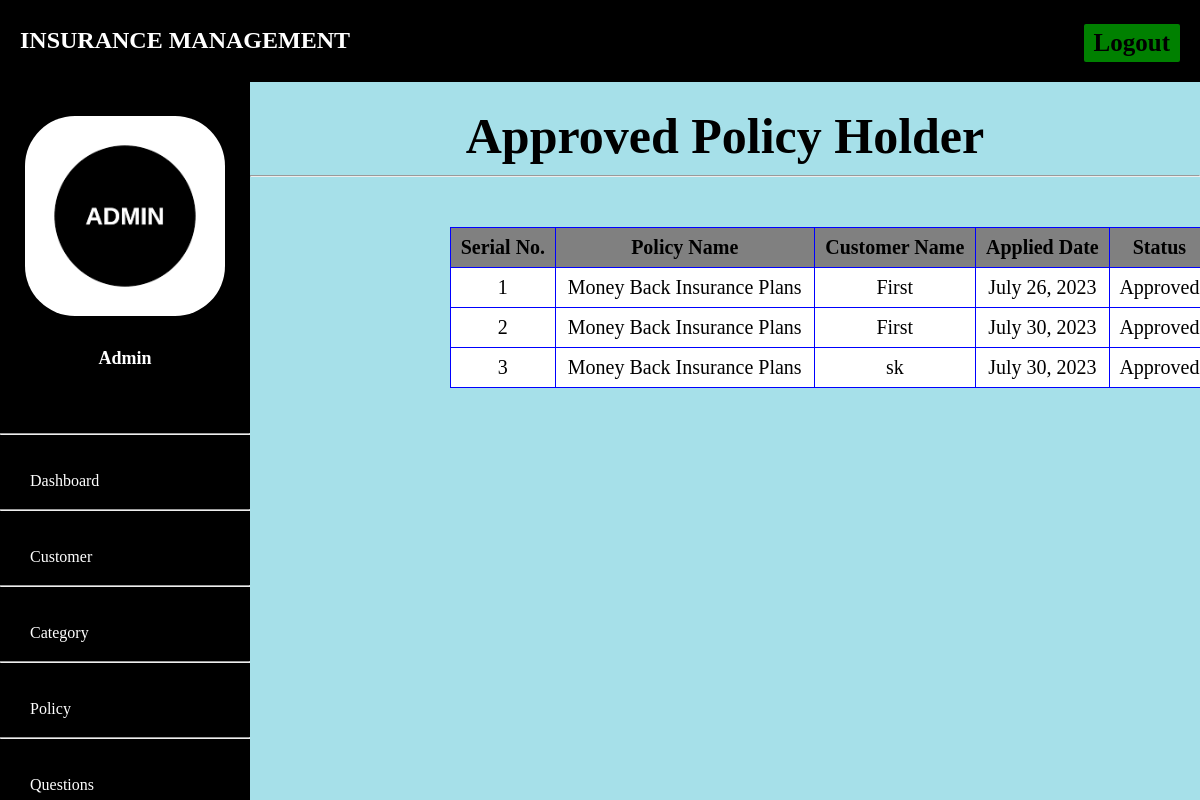
Screenshot of /admin-view-approved-policy-holder with the database file from the repository.
### admins/models.py (models this page shows, shortened)
class PolicyRecord(models.Model):
    customer= models.ForeignKey(Customer, on_delete=models.CASCADE)
    Policy= models.ForeignKey(Policy, on_delete=models.CASCADE)
    status = models.CharField(max_length=100,default='Pending')
    creation_date =models.DateField(auto_now=True)

class Policy(models.Model):
    category= models.ForeignKey('Category', on_delete=models.CASCADE)
    policy_name=models.CharField(max_length=200)
    sum_assurance=models.PositiveIntegerField()
    premium=models.PositiveIntegerField()
    tenure=models.PositiveIntegerField()
    creation_date =models.DateField(auto_now=True)
    def __str__(self):
        return self.policy_name

### customer/models.py (models this page shows, shortened)
class Customer(models.Model):
    user=models.OneToOneField(User,on_delete=models.CASCADE)
    profile_pic= models.ImageField(upload_to='profile_pic',null=True,blank=True)
    address = models.CharField(max_length=40)
    mobile = models.CharField(max_length=20,null=False)
    def __str__(self):
        return self.user.first_name

### admins/views.py (the view)
# urls.py: path('admin-view-approved-policy-holder', views.admin_view_approved_policy_holder,name='admin-view-approved-policy-holder'),
def admin_view_approved_policy_holder(request):
    policyrecords = models.PolicyRecord.objects.all().filter(status='Approved')
    return render(request,'admin_view_approved_policy_holder.html',{'policyrecords':policyrecords})

### admins/templates/admin_view_approved_policy_holder.html (shortened to what this page needs)
{% extends 'adminbase.html' %}
{% block content %}
{%load static%}
<div class="container">
    <h6 class="heading">Approved Policy Holder</h6><hr>
    <table class="table table-hover" id="dev-table">
      <thead>
        <tr>
          <th>Serial No.</th>
          <th>Policy Name</th>
          <th>Customer Name</th>
          <th> Applied Date</th>
          <th>Status</th>
        </tr>
      </thead>
      {% for t in policyrecords %}
      <tr>
        <td> {{ forloop.counter }}</td>
        <td> {{t.Policy}}</td>
        <td> {{t.customer}}</td>
        <td>{{t.creation_date}}</td>
        <td>{{t.status}}</td>
      </tr>
      {% endfor %}
    </table>
  </div>
<br><br><br><br><br><br>
{% endblock content %}

### admins/templates/adminbase.html (style rules this page uses)
body { margin: 0; padding: 0; height: 100%; font-family:cursive; background:#b2b2b2; }

### admins/templates/admin_view_approved_policy_holder.html (style rules this page uses)
body { font-family: cursive; background-color: #a6e0e9; }
h6 { text-align: center; font-size:80px; }
.container { margin-top:-250px; }
table { width:80%; border-collapse: collapse; margin-top:50px; margin-left:200px; }
th, td { font-size:20px; padding: 8px; border: 1px solid blue; text-align:center; background-color:grey; }
td { background-color:#fff; font-size:20px; }
.heading { color:black padding: 10px; font-size:50px; margin-bottom:10px; }

### rows the page displays
PolicyRecord: Policy "Money Back Insurance Plans", customer "First", creation_date "July 26, 2023", status "Approved"
PolicyRecord: Policy "Money Back Insurance Plans", customer "First", creation_date "July 30, 2023", status "Approved"
PolicyRecord: Policy "Money Back Insurance Plans", customer "sk", creation_date "July 30, 2023", status "Approved"
